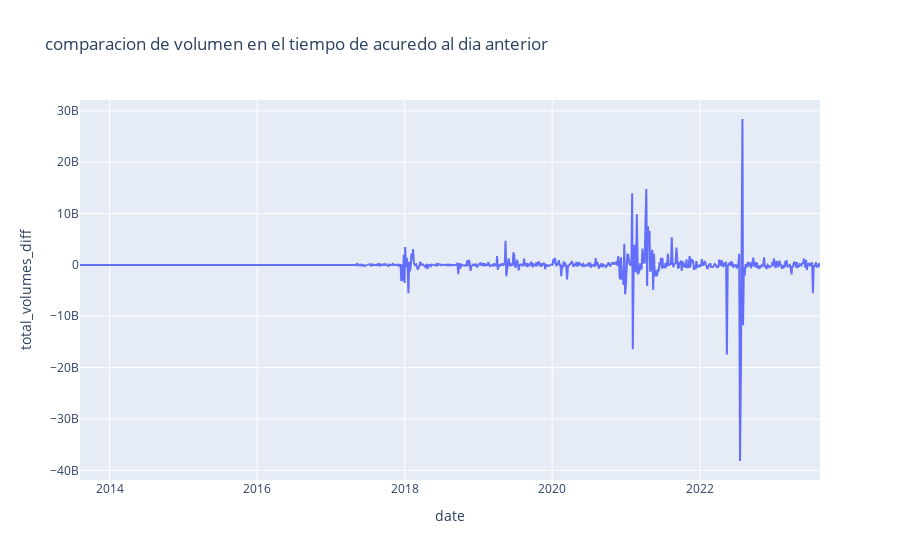

Here is the notebook cell this chart was saved with:
### Code cell
fig_price_returns = px.line(ripple_df, x='date', y='total_volumes_diff', title='comparacion de volumen en el tiempo de acuredo al dia anterior')
fig_price_returns.show()

### Figure 1 — Plotly figure (JSON) as saved in the notebook; plotly's stock layout.template omitted (floating-point values rounded to 4 significant figures; data arrays with more than 128 entries replaced by an {"elided": "..."} marker saying what was removed)
{"data": [{"hovertemplate": "date=%{x}<br>total_volumes_diff=%{y}<extra></extra>", "legendgroup": "", "line": {"color": "#636efa", "dash": "solid"}, "marker": {"symbol": "circle"}, "mode": "lines", "name": "", "orientation": "v", "showlegend": false, "type": "scatter", "x": {"elided": "955 str values"}, "xaxis": "x", "y": {"elided": "955 float values"}, "yaxis": "y"}], "layout": {"legend": {"tracegroupgap": 0}, "title": {"text": "comparacion de volumen en el tiempo de acuredo al dia anterior"}, "xaxis": {"anchor": "y", "domain": [0, 1], "title": {"text": "date"}}, "yaxis": {"anchor": "x", "domain": [0, 1], "title": {"text": "total_volumes_diff"}}}}
